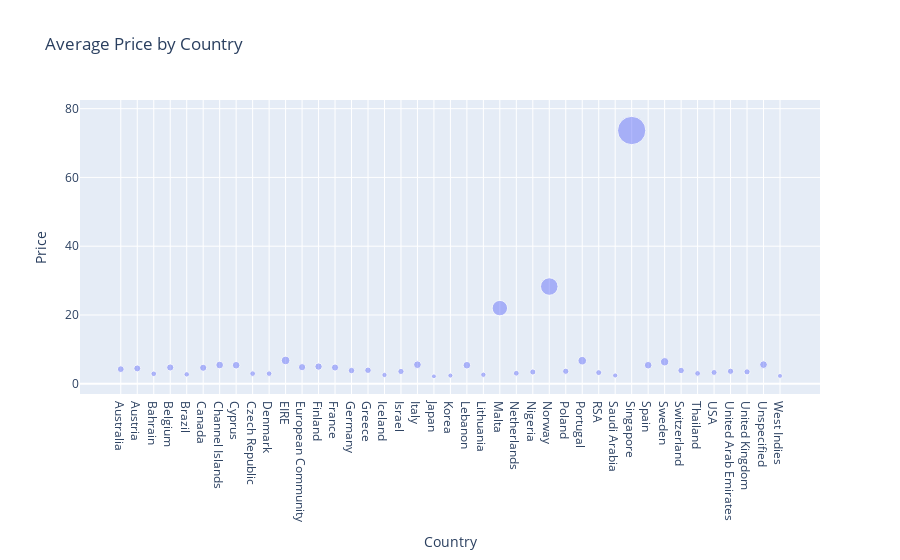

The notebook cell this image was saved under:
### Markdown cell above
### Checking for the average price by country

### Code cell
##  creating a scatter plot showing the average price by country.

px.scatter(data.iloc[:, [5, 7]].groupby(["Country"]).mean(), 
           y = "Price", size = "Price", title = "Average Price by Country", opacity = 0.48)

### Figure 1 — Plotly figure (JSON) as saved in the notebook; plotly's stock layout.template omitted (floating-point values rounded to 4 significant figures)
{"data": [{"hovertemplate": "Country=%{x}<br>Price=%{marker.size}<extra></extra>", "legendgroup": "", "marker": {"color": "#636efa", "opacity": 0.48, "size": [4.24, 4.461, 2.89, 4.728, 2.727, 4.641, 5.443, 5.386, 2.938, 2.935, 6.772, 4.82, 4.99, 4.714, 3.834, 3.923, 2.546, 3.571, 5.528, 2.163, 2.385, 5.388, 2.616, 21.99, 3.047, 3.416, 28.27, 3.627, 6.701, 3.232, 2.411, 73.65, 5.39, 6.391, 3.853, 3.0, 3.282, 3.623, 3.459, 5.555, 2.274], "sizemode": "area", "sizeref": 0.1841, "symbol": "circle"}, "mode": "markers", "name": "", "orientation": "v", "showlegend": false, "type": "scatter", "x": ["Australia", "Austria", "Bahrain", "Belgium", "Brazil", "Canada", "Channel Islands", "Cyprus", "Czech Republic", "Denmark", "EIRE", "European Community", "Finland", "France", "Germany", "Greece", "Iceland", "Israel", "Italy", "Japan", "Korea", "Lebanon", "Lithuania", "Malta", "Netherlands", "Nigeria", "Norway", "Poland", "Portugal", "RSA", "Saudi Arabia", "Singapore", "Spain", "Sweden", "Switzerland", "Thailand", "USA", "United Arab Emirates", "United Kingdom", "Unspecified", "West Indies"], "xaxis": "x", "y": [4.24, 4.461, 2.89, 4.728, 2.727, 4.641, 5.443, 5.386, 2.938, 2.935, 6.772, 4.82, 4.99, 4.714, 3.834, 3.923, 2.546, 3.571, 5.528, 2.163, 2.385, 5.388, 2.616, 21.99, 3.047, 3.416, 28.27, 3.627, 6.701, 3.232, 2.411, 73.65, 5.39, 6.391, 3.853, 3.0, 3.282, 3.623, 3.459, 5.555, 2.274], "yaxis": "y"}], "layout": {"legend": {"itemsizing": "constant", "tracegroupgap": 0}, "title": {"text": "Average Price by Country"}, "xaxis": {"anchor": "y", "domain": [0, 1], "title": {"text": "Country"}}, "yaxis": {"anchor": "x", "domain": [0, 1], "title": {"text": "Price"}}}}
